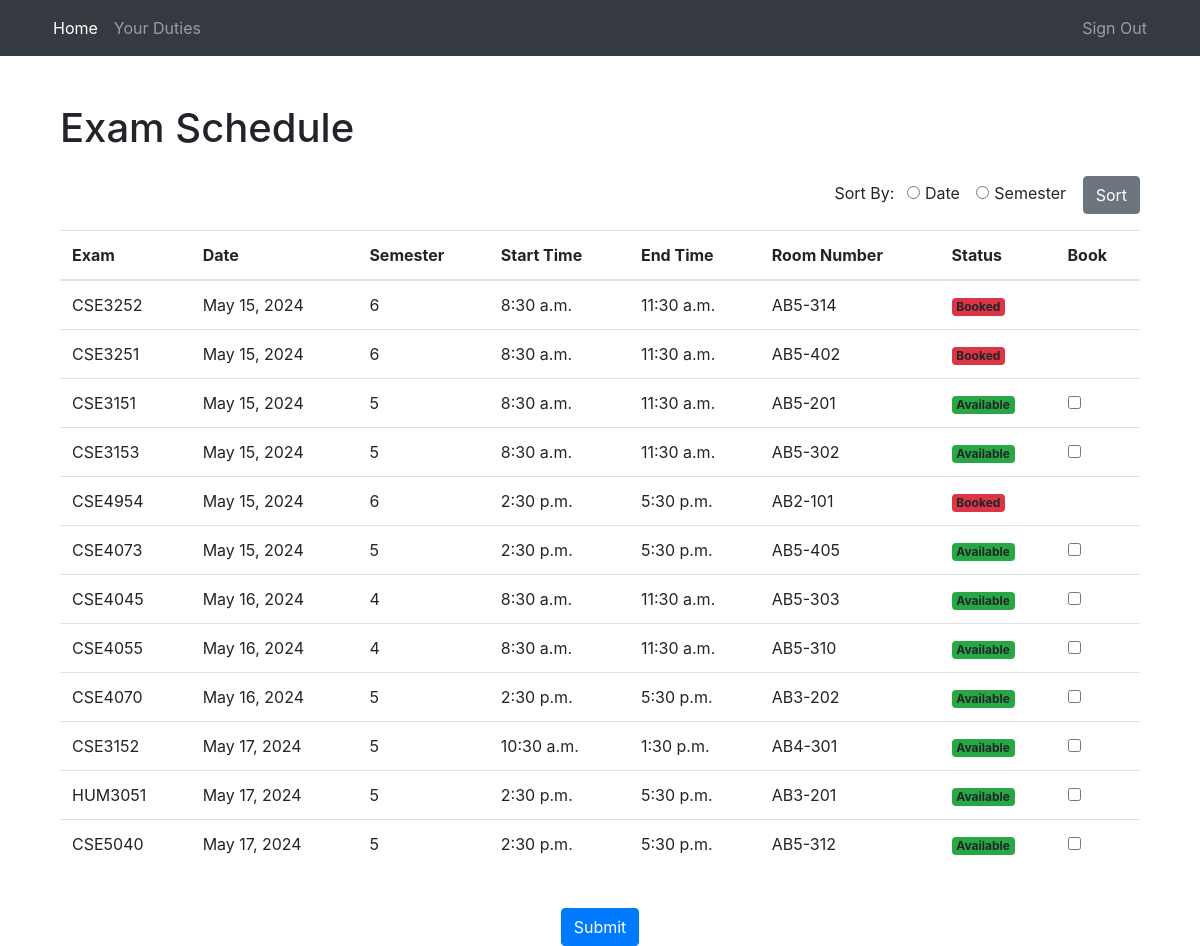
The app's page /exam-schedule/ with its own data.
### teacher/models.py (models this page shows, shortened)
class ExamSlot(models.Model):
    exam = models.CharField(max_length=100)
    date = models.DateField()
    start_time = models.TimeField()
    end_time = models.TimeField()
    room_number = models.CharField(max_length=20, default='')
    semester = models.CharField(max_length=50, default='')
    booked = models.BooleanField(default=False)
    teacher = models.ForeignKey(Teacher, on_delete=models.CASCADE, related_name='assigned_duties', null=True, blank=True)

### teacher/views.py (the view, shortened to what this page needs)
# urls.py: path('exam-schedule/', views.exam_schedule, name='exam_schedule'),
def exam_schedule(request):
    x = 0
    sort_by = request.GET.get('sort_by', 'date')
    exams = ExamSlot.objects.all()
    if request.method == 'GET':
        if sort_by == 'semester':
            exams = exams.order_by('semester')
        else:
            exams = exams.order_by('date', 'start_time')
        return render(request, 'exam_schedule.html', {'exams': exams, 'x': x})

### templates/exam_schedule.html (shortened to what this page needs)
{% extends 'base.html' %}
{%block homeactive%}active{%endblock homeactive%}
{% block content %}
<div class="container mt-5">
    <h1 class="mb-4">Exam Schedule</h1>
    <form id="sort-form" method="GET" action="{% url 'exam_schedule' %}">
        <div class="row justify-content-end mb-3">
            <div class="col-auto">
                <label for="sortBy" class="mr-2">Sort By:</label>
                <div id="sortBy" class="form-check form-check-inline">
                    <input class="form-check-input" type="radio" name="sort_by" id="sortByDate" value="date">
                    <label class="form-check-label" for="sortByDate">Date</label>
                </div>
                <div class="form-check form-check-inline">
                    <input class="form-check-input" type="radio" name="sort_by" id="sortBySemester" value="semester">
                    <label class="form-check-label" for="sortBySemester">Semester</label>
                </div>
                <button type="submit" class="btn btn-secondary">Sort</button>
            </div>
        </div>
    </form>
    <form action="{% url 'exam_schedule' %}" method="POST">
        <table class="table" id="exam-table">
            <thead>
                <tr>
                    <th>Exam</th>
                    <th>Date</th>
                    <th>Semester</th>
                    <th>Start Time</th>
                    <th>End Time</th>
                    <th>Room Number</th>
                    <th>Status</th>
                    <th>Book</th>
                </tr>
            </thead>
            <tbody>
                {% for exam in exams %}
                <tr>
                    <td>{{ exam.exam }}</td>
                    <td>{{ exam.date }}</td>
                    <td>{{ exam.semester }}</td>
                    <td>{{ exam.start_time }}</td>
                    <td>{{ exam.end_time }}</td>
                    <td>{{ exam.room_number }}</td>
                    <td>
                        {% if exam.booked %}
                        <span class="badge bg-danger">Booked</span>
                        {% else %}
                        <span class="badge bg-success">Available</span>
                        {% endif %}
                    </td>
                    <td>
                        {% if not exam.booked %}
                        <input type="checkbox" name="selected_slots" value="{{ exam.id }}">
                        {% endif %}
                    </td>
                </tr>
                {% endfor %}
            </tbody>
        </table>
        <br>
        <div class="text-center">
            <button type="submit" class="btn btn-primary">Submit</button>
        </div>
    </form>
</div>
{% endblock %}

### templates/base.html (shortened to what this page needs)
<!DOCTYPE html>
<html lang="en">
<head>
    <link href="https://stackpath.bootstrapcdn.com/bootstrap/4.5.2/css/bootstrap.min.css" rel="stylesheet">
</head>
<body>
    <nav class="navbar navbar-expand-lg navbar-dark bg-dark">
        <div class="container">
            <div class="collapse navbar-collapse" id="navbarNav">
                <ul class="navbar-nav me-auto mb-2 mb-lg-0">
                    <li class="nav-item {%block homeactive%} {%endblock homeactive%}">
                        <a class="nav-link" href="{% url 'exam_schedule' %}">Home</a>
                    </li>
                </ul>
                <ul class="navbar-nav me-auto mb-2 mb-lg-0">
                    <li class="nav-item {%block dutiesactive%} {%endblock dutiesactive%}">
                        <a class="nav-link" href="{% url 'duties' %}">Your Duties</a>
                    </li>
                </ul>
                <ul class="navbar-nav ml-auto">
                    <li class="nav-item">
                        <a class="nav-link" href="{% url 'logout' %}">Sign Out</a>
                    </li>
                </ul>
            </div>
        </div>
    </nav>
    <div class="container mt-4">
        {% block content %}
        {% endblock %}
    </div>
</body>
</html>

### records on screen
ExamSlot: exam "CSE3252", date "May 15, 2024", semester "6", start_time "8:30 a.m.", end_time "11:30 a.m.", room_number "AB5-314", booked "Booked"
ExamSlot: exam "CSE3251", date "May 15, 2024", semester "6", start_time "8:30 a.m.", end_time "11:30 a.m.", room_number "AB5-402", booked "Booked"
ExamSlot: exam "CSE3151", date "May 15, 2024", semester "5", start_time "8:30 a.m.", end_time "11:30 a.m.", room_number "AB5-201", booked "Available"
ExamSlot: exam "CSE3153", date "May 15, 2024", semester "5", start_time "8:30 a.m.", end_time "11:30 a.m.", room_number "AB5-302", booked "Available"
ExamSlot: exam "CSE4954", date "May 15, 2024", semester "6", start_time "2:30 p.m.", end_time "5:30 p.m.", room_number "AB2-101", booked "Booked"
ExamSlot: exam "CSE4073", date "May 15, 2024", semester "5", start_time "2:30 p.m.", end_time "5:30 p.m.", room_number "AB5-405", booked "Available"
ExamSlot: exam "CSE4045", date "May 16, 2024", semester "4", start_time "8:30 a.m.", end_time "11:30 a.m.", room_number "AB5-303", booked "Available"
ExamSlot: exam "CSE4055", date "May 16, 2024", semester "4", start_time "8:30 a.m.", end_time "11:30 a.m.", room_number "AB5-310", booked "Available"
ExamSlot: exam "CSE4070", date "May 16, 2024", semester "5", start_time "2:30 p.m.", end_time "5:30 p.m.", room_number "AB3-202", booked "Available"
ExamSlot: exam "CSE3152", date "May 17, 2024", semester "5", start_time "10:30 a.m.", end_time "1:30 p.m.", room_number "AB4-301", booked "Available"
ExamSlot: exam "HUM3051", date "May 17, 2024", semester "5", start_time "2:30 p.m.", end_time "5:30 p.m.", room_number "AB3-201", booked "Available"
ExamSlot: exam "CSE5040", date "May 17, 2024", semester "5", start_time "2:30 p.m.", end_time "5:30 p.m.", room_number "AB5-312", booked "Available"
